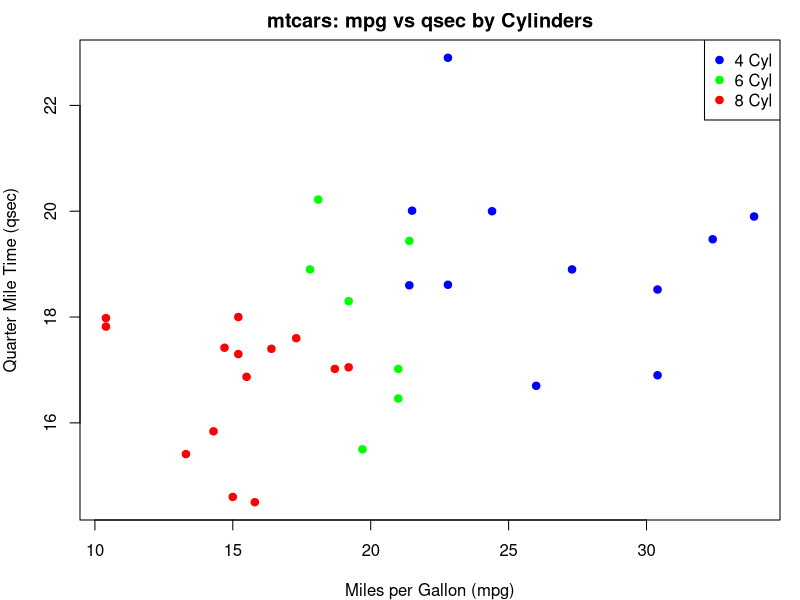

Recreate this plot in R.
data(mtcars)

mpg <- mtcars$mpg       
qsec <- mtcars$qsec    
cyl_val <- mtcars$cyl  

colors <- character(length(cyl_val))
colors[cyl_val == 4] <- "blue"
colors[cyl_val == 6] <- "green"
colors[cyl_val == 8] <- "red"

par(mar = c(4, 4, 2, 1))


plot(mpg, qsec,
     col = colors,
     pch = 19,
     xlab = "Miles per Gallon (mpg)",
     ylab = "Quarter Mile Time (qsec)",
     main = "mtcars: mpg vs qsec by Cylinders")

legend("topright",
       legend = c("4 Cyl", "6 Cyl", "8 Cyl"),
       col = c("blue", "green", "red"),
       pch = 19)
View(mtcars)



